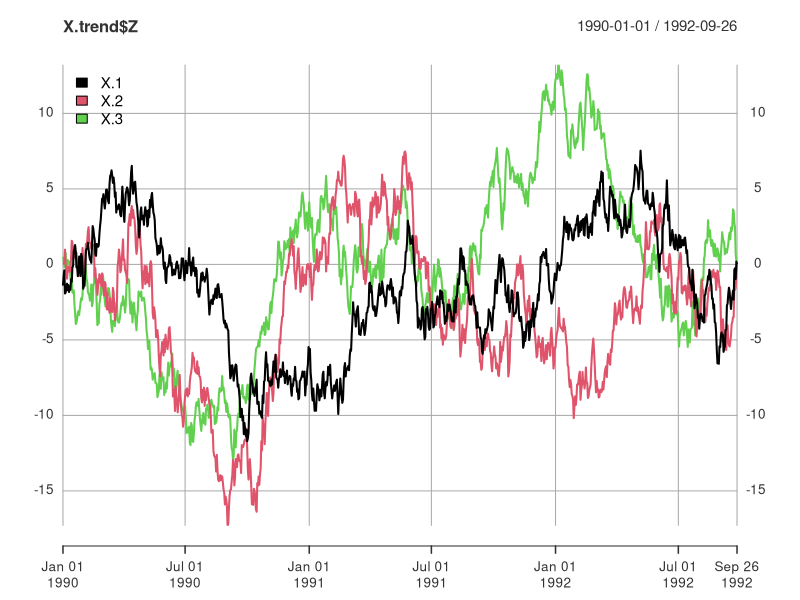
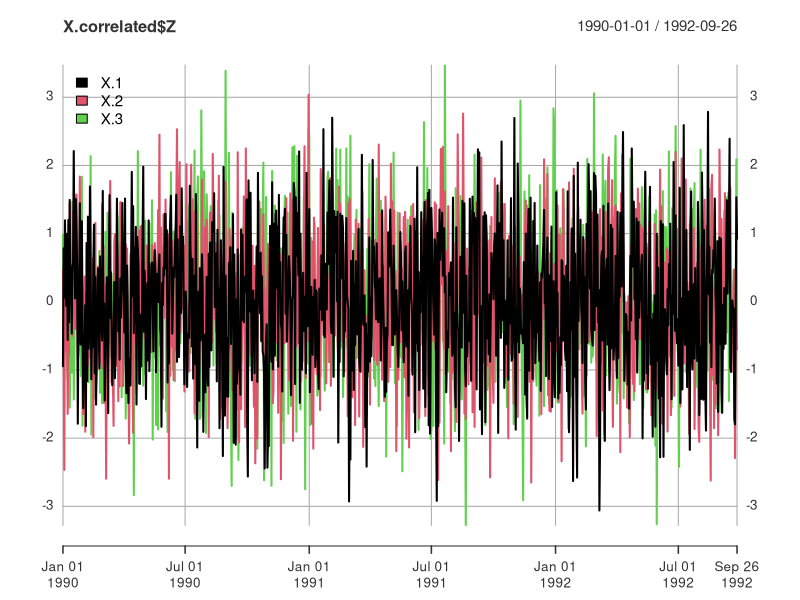
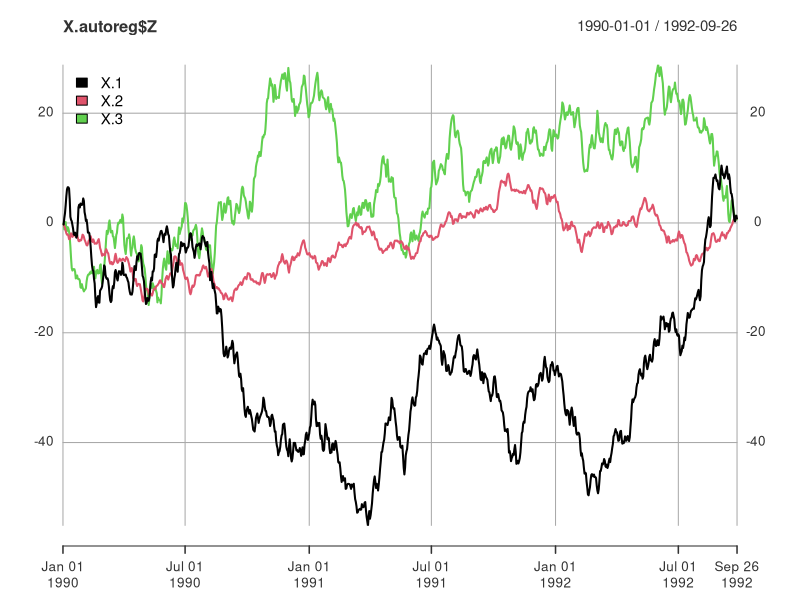
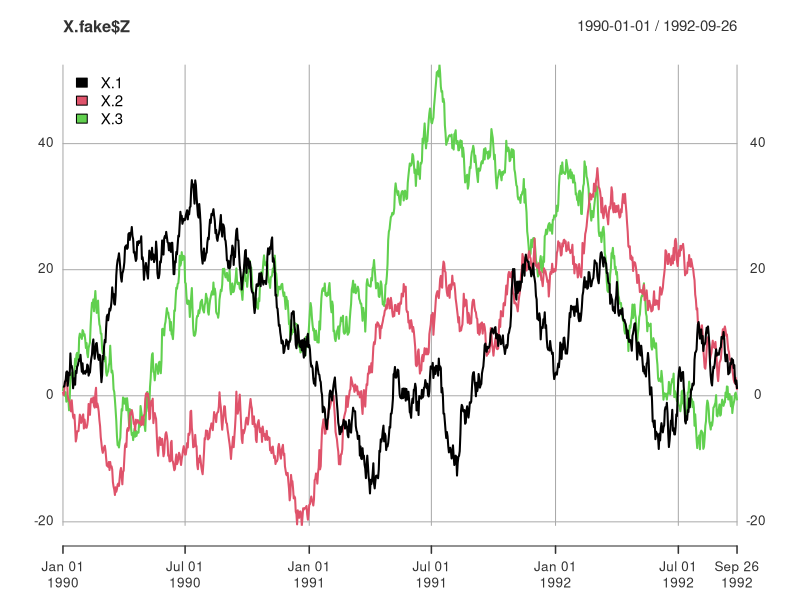
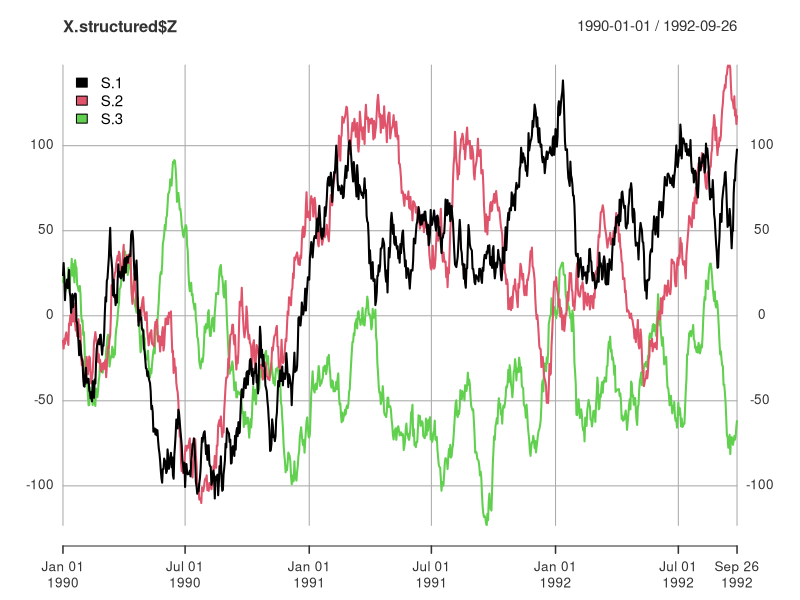

The R source for these figures, in order:
library(quantmod)
library(MASS)

# ------------------------------------------------------------
# functions to generate data with semi-known properties
# ------------------------------------------------------------

# this one has some periodicity, and some random walk
make.strtuctured.timeseries <- function(n.rows=1000, n.series=3, start=as.Date("1990-01-01")) {
  periods <- runif(n.series, 0, 0.1)
  diff.const <- runif(n.series, 0, 10)
  scale <- runif(n.series, 0, 50)
  intercept <- rnorm(n.series, 0, 50)
  
  data <- lapply(1:n.series, 
                 FUN = function(n) {
                   s <- intercept[n] +
                     scale[n]*sin(periods[n]*c(1:n.rows)) + 
                     cumsum(rnorm(n.rows, sd=diff.const[n]))
                   return(s)})
  dt <- seq.Date(from=start, by=1, length.out = n.rows)
  X.structured <- xts(as.data.frame(data), order.by = dt)
  colnames(X.structured) <- paste("S", c(1:n.series), sep=".")
  corr <- cor(X.structured)
  return(list(Z=X.structured, 
              params=list(cor=corr, periods=periods, diff.const=diff.const, intercept=intercept)))
}

# this will produce randomly cross-correlated time series
make.correlated.timeseries <- function(n.rows=1000, n.series=5, start=as.Date("1990-01-01")) {
  # make a correlation matrix
  n.cor <- n.series*(n.series - 1)/2
  corrs <- runif(n.cor, min = 0.01)*0.5
  R <- matrix(0, n.series, n.series)
  diag(R) <- rep(1, n.series)
  R[upper.tri(R)] <- corrs
  S <- t(R) %*% R
  X <- mvrnorm(n=n.rows, mu=rep(0, n.series), Sigma=S, empirical = TRUE)
  colnames(X) <- paste("X", 1:n.series, sep=".")
  corr <- cor(X)
  dates <- seq.Date(from=start, by=1, length.out = n.rows)
  Z.xts <- xts(X, dates)
  return(list(params=list(cor=corr), Z=Z.xts))
}

# this produces cumulatively summed random normal data
make.trend.data <- function(n.rows=1000, n.series=5, start=as.Date("1990-01-01")) {
  s <- runif(n.series, 0.1, 0.9)
  X <- mvrnorm(n=n.rows, mu=rep(0, n.series), Sigma=diag(s), empirical = TRUE)
  corr <- cor(X)
  colnames(X) <- paste("X", 1:n.series, sep=".")
  dates <- seq.Date(from=start, by=1, length.out = n.rows)
  X.xts <- xts(X, dates)
  Z <- cumsum(X.xts)
  return(list(params=list(cor=corr), Z=Z))
}

# produces a series whose innovations are Auto-regressive 
make.ar.data <- function(n.rows=1000, n.series=3, ar.order=1, start=as.Date("1990-01-01")) {
  s <- runif(n.series, 0.1, 0.9)
  X <- mvrnorm(n=n.rows + ar.order, mu=rep(0, n.series), Sigma=diag(s), empirical = TRUE)
  colnames(X) <- paste("X", 1:n.series, sep=".")
  dates <- seq.Date(from=start, by=1, length.out = nrow(X))
  X.xts <- xts(X, dates)
  phi <- runif(ar.order)
  for (i in c(1:ar.order)) {
    X.xts = X.xts + phi[i]*lag.xts(X.xts, -i)
  }
  Z.xts <- cumsum(na.omit(X.xts))
  corr <- cor(X)
  return(list(params=list(cor=corr, phi=phi), Z=Z.xts))
}

# put it all together - cross-correlated data with auto-regressive structure
make.fake.timeseries <- function(n.rows=1000, n.series=3, ar.order=1, start=as.Date("1990-01-01")) {
  X <- make.correlated.timeseries(n.rows, n.series, start)
  Y <- cumsum(X$Z)
  Z <- make.ar.data(n.rows, n.series, ar.order, start)
  corr <- cor(Z$Z)
  return(list(Z=Y + Z$Z, params=list(cor=corr, phi=Z$params$phi)))
}

# ------------------------------------------------------------
#  tests
# ------------------------------------------------------------
X.trend <- make.trend.data(n=1000, n.series=3)
X.correlated <- make.correlated.timeseries(n=1000, n.series=3)
X.autoreg <- make.ar.data(n=1000, n.series=3)
X.fake <- make.fake.timeseries(n=1000, n.series=3)
X.structured <- make.strtuctured.timeseries(n.rows=1000, n.series=3)

plot(X.trend$Z, legend.loc = "topleft")
print(X.trend$params)

plot(X.correlated$Z, legend.loc = "topleft")
print(X.correlated$params)

plot(X.autoreg$Z, legend.loc = "topleft")
print(X.autoreg$params)

plot(X.fake$Z, legend.loc = "topleft")
print(X.fake$params)

plot(X.structured$Z, legend.loc = "topleft")
print(X.structured$params)
